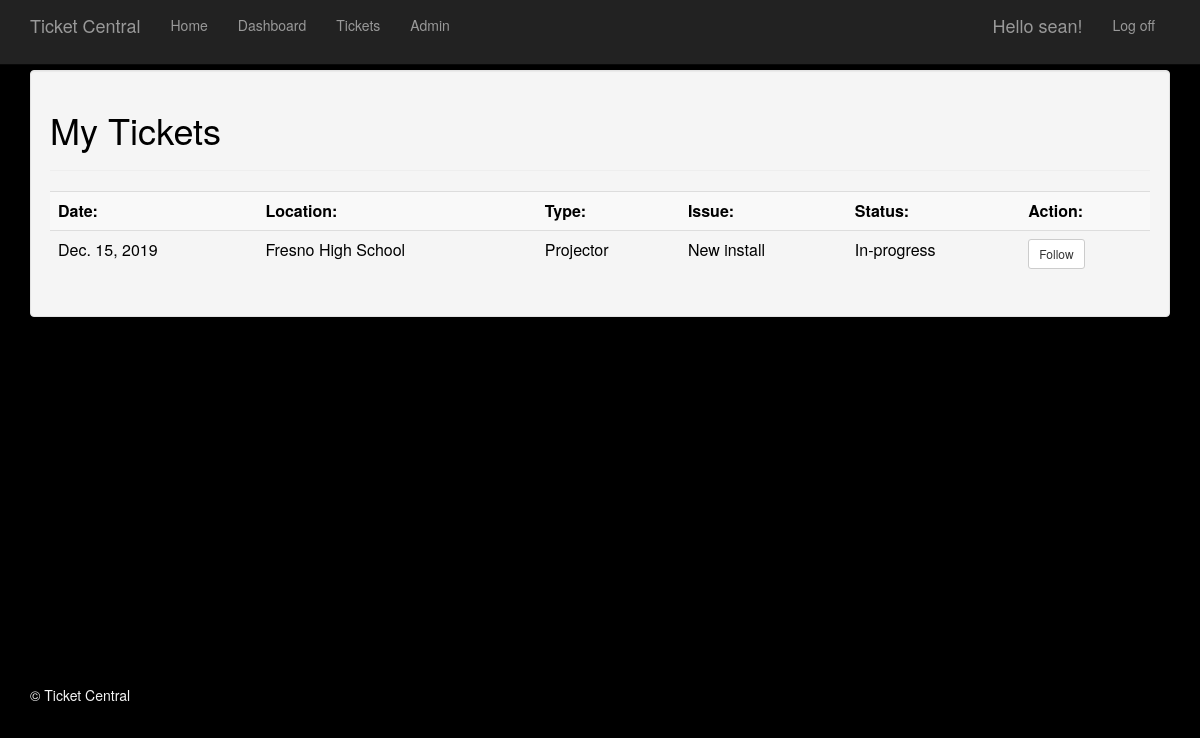
The app's page /mytickets (signed in) with its own data.
### app/models.py (models this page shows, shortened)
class Ticket(models.Model):
    status_choice = (
        ('Active','Active'),
        ('Done','Done'),
        ('In-progress','In-progress'),
        )
    level = (
        ('Low','Low'),
        ('Med','Med'),
        ('High','High'),
        )
    contact_method = (('Email','Email'),('Text','Text'),('Phone','Phone'),)
    affected_num = (('1','1'),('2','2'),('3','3'),('4','4'),('5','5'),)
    custID = models.ForeignKey(Customer)
    userID = models.ForeignKey(User)
    ticketID = models.ForeignKey(Ticket_code)
    ticket_created = models.DateField(default=datetime.now)
    ticket_completed = models.DateField(null=True)
    ticket_fix = models.TextField(max_length = 500, null=True)
    description = models.TextField(max_length = 500)
    severity = models.CharField(max_length = 20, choices=level, default="Low")
    room_num = models.CharField(max_length = 20, null=True)
    contact = models.CharField(max_length = 25, null=True)
    contact_method = models.CharField(max_length = 14, null=True,default='Email',choices = contact_method)
    aff_work = models.CharField(max_length = 20, default="Low",choices=level)
    aff_num = models.CharField(max_length = 20, default="1",choices=affected_num)
    status = models.CharField(max_length = 25, default="Not begun",choices = status_choice ,help_text = 'Please enter Active, Resolved or In-progress')
    document = models.FileField(upload_to='documents/',null=True,blank=True)

class Customer(models.Model):
    cust_name = models.CharField(max_length = 25)
    cust_address = models.CharField(max_length = 100, help_text = 'Enter street number and name only')
    cust_city = models.CharField(max_length = 100)
    cust_state = models.CharField(max_length = 2, help_text = 'Please type the abbreviation for your state')
    cust_zip = models.CharField(max_length = 5)
    cust_tech = models.ForeignKey(User)

class Ticket_code(models.Model):
    description = models.TextField(max_length = 500)
    t_type = models.ForeignKey(Ticket_type)

class Ticket_type(models.Model):
    type = models.CharField(max_length = 25)

### app/views.py (the view)
# urls.py: url(r'^mytickets$', app.views.mytickets, name='mytickets'),
def mytickets(request):
    assert isinstance(request, HttpRequest)
    id = request.user
    my_tickets = Ticket.objects.filter(userID=id)
    return render(request,'app/mytickets.html',{'my_tickets':my_tickets})

### app/templates/app/mytickets.html
﻿{% extends "app/layout.html" %}
{% block content %}
<div class="well">
    <h1>My Tickets</h1>
    <hr />
<table class="table table-striped">
    <tr>
        <th>Date:</th>
        <th>Location:</th>
        <th>Type:</th>
        <th>Issue:</th>
        <th>Status:</th>
        <th>Action:</th>
    </tr>
{% for ticket in my_tickets %}
    <tr>
        <td>{{ ticket.ticket_created }}</td>
        <td>{{ ticket.custID.cust_name }}</td>
        <td>{{ ticket.ticketID.t_type.type }}</td>
        <td>{{ ticket.ticketID.description }}</td>
        {% if ticket.status == "Done" %}
            <td>{{ ticket.status }}/{{ ticket.ticket_completed}}</td>
            <td><a href="#" class="btn btn-success btn-sm">View</a></td>
        {% else %}
            <td>{{ ticket.status }}</td>
            <td><a href="#" class="btn btn-default btn-sm">Follow</a></td>
        {% endif %}
    </tr>
{% endfor %}
</table>
    </div>
{% endblock %}

### app/templates/app/loginpartial.html (shortened to what this page needs)
{% if user.is_authenticated %}
<form id="logoutForm" action="/logout" method="post" class="navbar-right">
    <ul class="nav navbar-nav navbar-right">
        <li><span class="navbar-brand">Hello {{ user.username }}!</span></li>
        <li><a href="javascript:document.getElementById('logoutForm').submit()">Log off</a></li>
    </ul>
</form>
{% else %}
<ul class="nav navbar-nav navbar-right">
    <li><a href="{% url 'login' %}">Log in</a></li>
</ul>
{% endif %}

### app/static/app/content/site.css (style rules this page uses)
body { padding-top: 50px; padding-bottom: 20px; background-image: url("https://images.unsplash.com/photo-1461749280684-dccba630e2f6?ixlib=rb-1.2.1&ixid=eyJhcHBfaWQiOjEyMDd9&auto=format&fit=crop&w=600&q=60"); background-repeat: no-repeat; background-size: 100%; color: black; background-color: black; }

### records on screen
Ticket: ticket_created "Dec. 15, 2019", custID.cust_name "Fresno High School", ticketID.t_type.type "Projector", ticketID.description "New install", status "In-progress"

### other values on screen
{{ user.username }} "sean"
